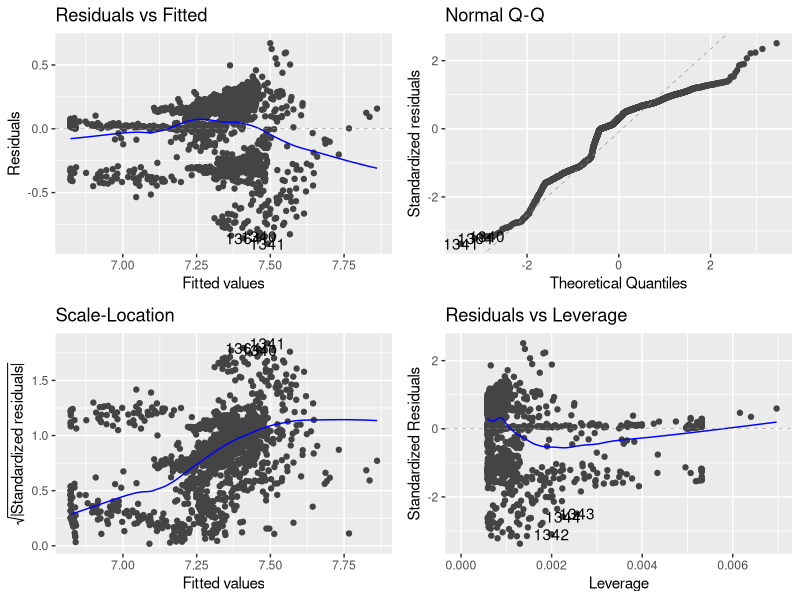
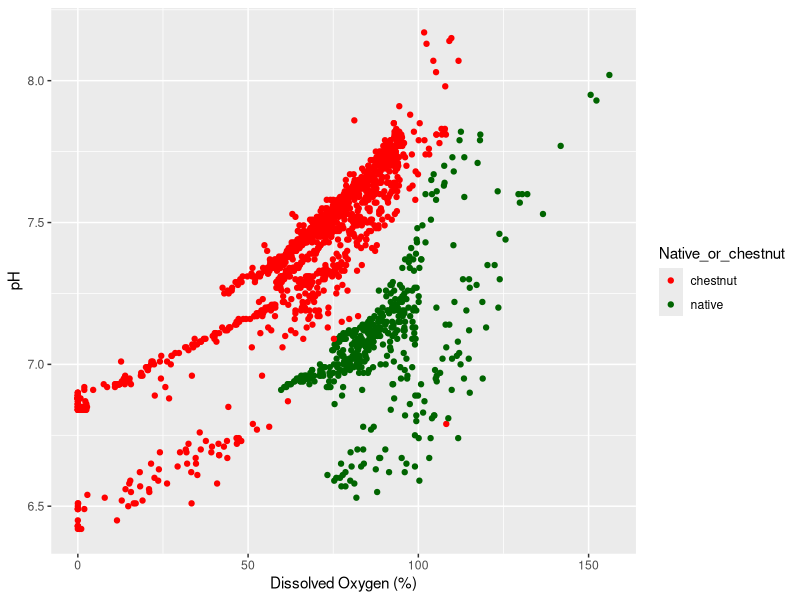

Write R code to recreate these figures, in order.
## ---- chunk 1
rm(list = ls())
library(tidyverse)
library(here)
library(ggfortify)
library(gridExtra)

#read in the data
hlab <- read.csv(here("Data", "hlab.csv"))
## ---- chunk 2
hlab_mod <- lm(pH ~ DO_percent, data = hlab)
## ---- chunk 3
autoplot(hlab_mod)
## ---- chunk 4
anova(hlab_mod)
## ---- chunk 5
summary(hlab_mod)
## ---- chunk 6
ggplot(hlab, aes(x = DO_percent, y = pH, color = Native_or_chestnut)) + 
  geom_point() +
  labs(x = "Dissolved Oxygen (%)", y = "pH") + 
  scale_color_manual(values = c(native = "darkgreen", chestnut = "red"))       # showing chestnut and native for funsies
